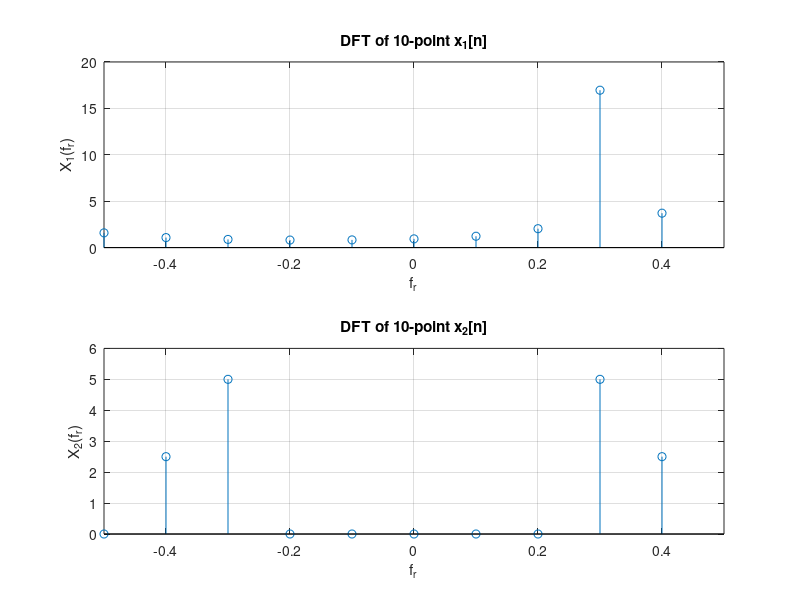

The MATLAB script that drew this image:
% A. Discrete Fourier Transform and zero padding

% A.1

n = 0:9; % 10 samples

% Signal x[1] and x[2]
x1 = (exp(j*2*pi*n*(30/100))) + (exp(j*2*pi*n*(33/100)));
x2 = (cos(2*pi*n*(30/100))) + (0.5*cos(2*pi*n*(40/100)));

% Compute Discrete Fourier Transform for both signals
X1 = fft(x1); 
X2 = fft(x2);

N = length(x1); % length(x1) = length(x2) = 10
fr = (0:N-1)/N;

figure;
subplot(2,1,1);
stem(fr-0.5,abs(fftshift(X1)));
grid;
title('DFT of 10-point x_1[n]');
xlabel('f_r');
ylabel('X_1(f_r)');
axis([-0.5 0.5 0 20]);

subplot(2,1,2);
stem(fr-0.5,abs(fftshift(X2)));
grid;
title('DFT of 10-point x_2[n]');
xlabel('f_r');
ylabel('X_2(f_r)');
axis([-0.5 0.5 0 6]);

% A.1.i

% Signal x2[n] has a symmetric spectrum since the time-domain signal x2[n] 
% is real while the time-domain signal x1[n] is complex. 

% A.1.ii

% Since only 10 samples are used, the DTF has only 10 frequency bins 
% uniformly spaced over the frequency interval [-0.5,0.5). Therefore,
% both frequency components of signal x2[n] at f = 0.30 and f = 0.40 are 
% distinguishable. On the other hand, there is insufficient frequency 
% resolution to separately identify the two components closely spaced 
% at f = 0.30 and f = 0.33 for signal x1[n]. 

% A.1.iii

% Other frequency components occur in the plot of DTF of x1[n] because
% the frequency f = 0.33 does not lie directly on a DFT frequency bin 
% which results in the effects of frequency leakage and smearing.


